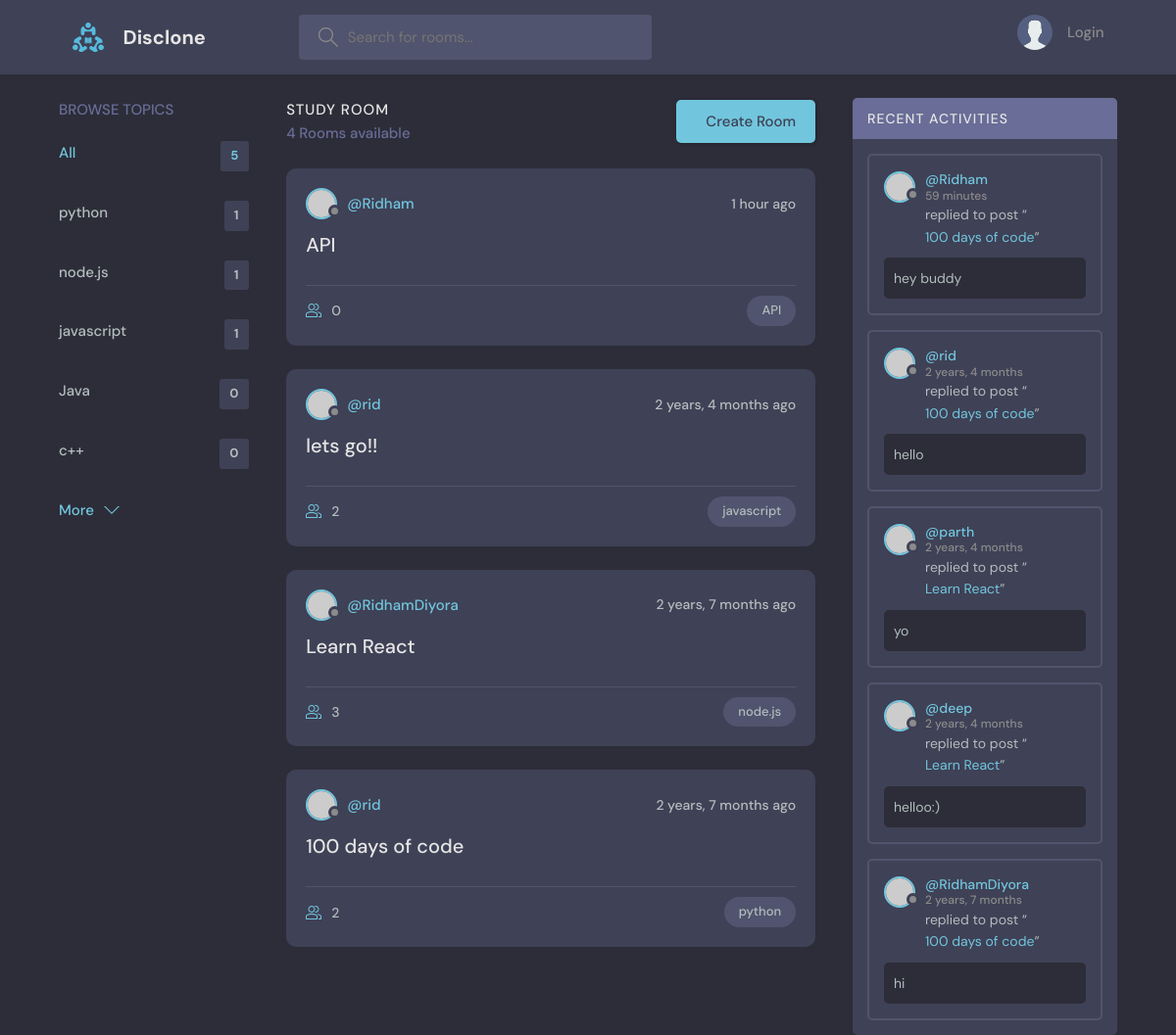
The page / on the database its author committed.
### base/models.py (models this page shows, shortened)
class Topic(models.Model):
    name = models.CharField(max_length=200)

class Room(models.Model):
    host = models.ForeignKey(User,on_delete=models.SET_NULL,null=True)
    topic = models.ForeignKey(Topic,on_delete=models.SET_NULL,null=True)
    name = models.CharField(max_length=200)
    description = models.TextField(null=True,blank=True)
    participants = models.ManyToManyField(User,related_name='participants',blank=True)
    updated = models.DateTimeField(auto_now=True)
    created = models.DateTimeField(auto_now_add=True)
    class Meta:
        ordering = ['-updated','-created']
    def __str__(self):
        return self.name

class Message(models.Model):
    user = models.ForeignKey(User,on_delete=models.CASCADE)
    room = models.ForeignKey(Room,on_delete=models.CASCADE)
    body = models.TextField()
    updated = models.DateTimeField(auto_now=True)
    created = models.DateTimeField(auto_now_add=True)
    class Meta:
        ordering = ['-updated','-created']

### base/views.py (the view)
# urls.py: path('',views.home,name='home'),
def home(request):
    q = request.GET.get('q') if request.GET.get('q') != None else ''
    rooms = Room.objects.filter(Q(topic__name__icontains = q) |
                                Q(name__icontains = q) |
                                Q(description__icontains = q))
    topics = Topic.objects.all()[0:5]
    room_count = rooms.count()
    room_messages = Message.objects.filter(Q(room__topic__name__icontains=q))
    context = {'rooms' : rooms , 'topics' : topics , 'room_count' : room_count , 'room_messages':room_messages}
    return render(request,'base/home.html',context)

### base/templates/base/home.html (shortened to what this page needs)
{% extends 'main.html' %}
{% block content %}
   <main class="layout layout--3">
      <div class="container">
        {% include 'base/topics_component.html' %}
        <div class="roomList">
          <div class="roomList__header">
            <div>
              <h2>Study Room</h2>
              <p>{{ room_count }} Rooms available</p>
            </div>
            <a class="btn btn--main" href="{% url 'create-room'  %}"
              <svg version="1.1" xmlns="http://www.w3.org/2000/svg" width="32" height="32" viewBox="0 0 32 32">
              Create Room
            </a>
          </div>
          {% include 'base/feed_component.html' %}
        </div>
        {% include 'base/activity_component.html' %}
      </div>
    </main>
{% endblock %}

### base/templates/base/topics_component.html
<div class="topics">
    <div class="topics__header">
      <h2>Browse Topics</h2>
    </div>
    <ul class="topics__list">
      <li>
        <a href="{% url 'home' %}" class="active">All <span>{{ topics.count }}</span></a>
      </li>
      {% for topic in topics %}
      <li>
        <a href="{% url 'home'%}?q={{topic.name}}">{{ topic.name }}<span>{{ topic.room_set.all.count }}</span></a>
      </li>
      {% endfor %}
    </ul>
    <a class="btn btn--link" href="{% url 'topics' %}">
      More
      <svg version="1.1" xmlns="http://www.w3.org/2000/svg" width="32" height="32" viewBox="0 0 32 32">
        <title>chevron-down</title>
        <path d="M16 21l-13-13h-3l16 16 16-16h-3l-13 13z"></path>
      </svg>
    </a>
  </div>

### base/templates/base/feed_component.html (shortened to what this page needs)
{% for room in rooms %}
<div class="roomListRoom">
    <div class="roomListRoom__header">
      <a href="{% url 'user-profile' room.host.id %}" class="roomListRoom__author">
        <div class="avatar avatar--small">
          <img src="https://randomuser.me/api/portraits/women/11.jpg" />
        </div>
        <span>@{{ room.host.username }}</span>
      </a>
      <div class="roomListRoom__actions">
        <span>{{ room.created|timesince }} ago</span>
      </div>
    </div>
    <div class="roomListRoom__content">
      <a href="{% url 'room' room.id %}">{{room.name}}</a>
    </div>
    <div class="roomListRoom__meta">
      <a href="{% url 'room' room.id %}" class="roomListRoom__joined">
        {{ room.participants.all.count }}
      </a>
      <p class="roomListRoom__topic">{{ room.topic.name }}</p>
    </div>
</div>
{% endfor %}

### base/templates/base/activity_component.html (shortened to what this page needs)
<div class="activities">
    <div class="activities__header">
      <h2>Recent Activities</h2>
    </div>
    {% for message in room_messages %}
    <div class="activities__box">
      <div class="activities__boxHeader roomListRoom__header">
        <a href="{% url 'user-profile' message.user.id %}" class="roomListRoom__author">
          <div class="avatar avatar--small">
            <img src="https://randomuser.me/api/portraits/women/11.jpg" />
          </div>
          <p>
            @{{message.user}}
            <span>{{message.created|timesince}}</span>
          </p>
        </a>
      </div>
      <div class="activities__boxContent">
        <p>replied to post “<a href="{% url 'room' message.room.id %}">{{ message.room }}</a>”</p>
        <div class="activities__boxRoomContent">
            {{ message.body }}
        </div>
      </div>
    </div>
    {% endfor %}
</div>

### rows shown on the page
Topic: name "python", room_set.all.count "1"
Topic: name "node.js", room_set.all.count "1"
Topic: name "javascript", room_set.all.count "1"
Topic: name "Java", room_set.all.count "0"
Topic: name "c++", room_set.all.count "0"
Room: host.username "Ridham", created "1 hour", name "API", participants.all.count "0", topic.name "API"
Room: host.username "rid", created "2 years, 4 months", name "lets go!!", participants.all.count "2", topic.name "javascript"
Room: host.username "RidhamDiyora", created "2 years, 7 months", name "Learn React", participants.all.count "3", topic.name "node.js"
Room: host.username "rid", created "2 years, 7 months", name "100 days of code", participants.all.count "2", topic.name "python"
Message: user "Ridham", created "59 minutes", room "100 days of code", body "hey buddy"
Message: user "rid", created "2 years, 4 months", room "100 days of code", body "hello"
Message: user "parth", created "2 years, 4 months", room "Learn React", body "yo"
Message: user "deep", created "2 years, 4 months", room "Learn React", body "helloo:)"
Message: user "RidhamDiyora", created "2 years, 7 months", room "100 days of code", body "hi"

### other values the page prints
{{ topics.count }} "5"
{{ room_count }} "4"
